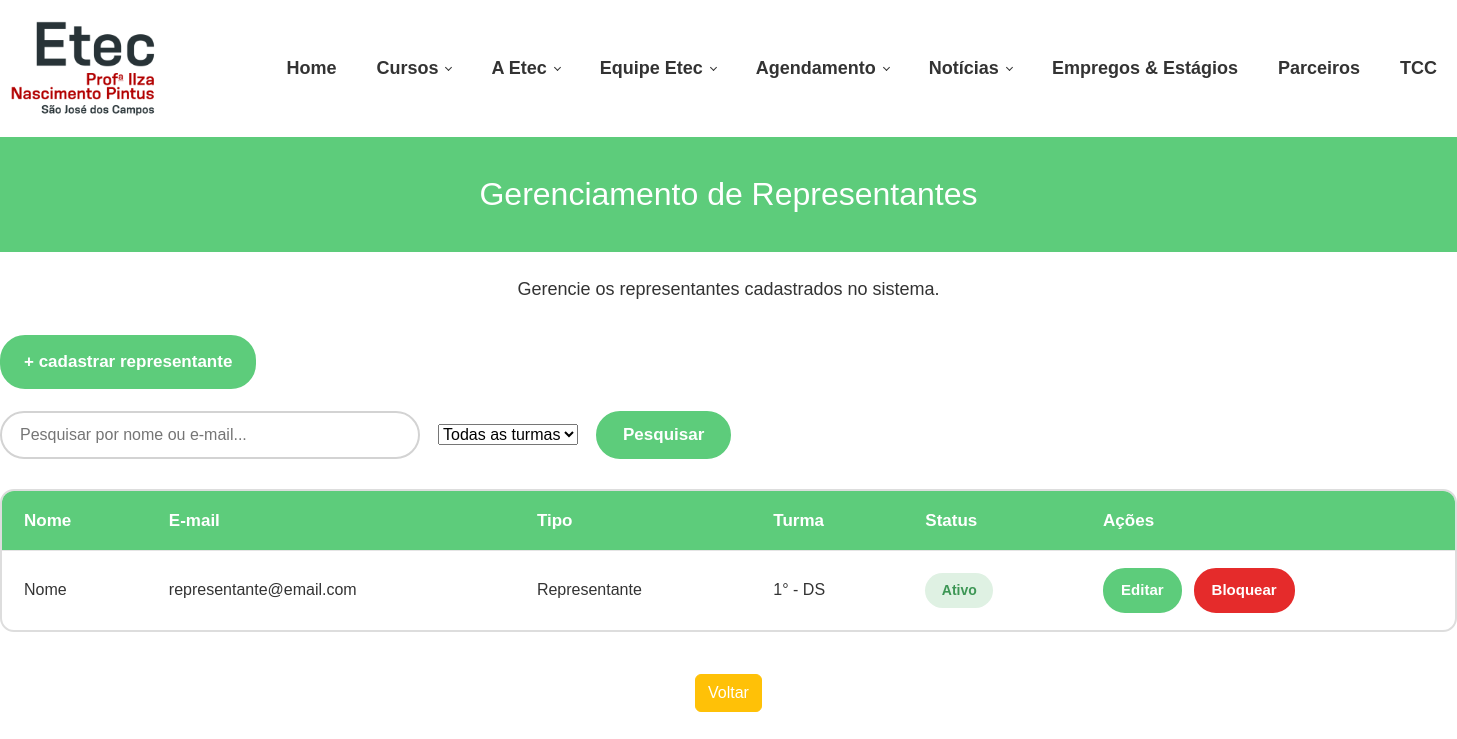
Page /TCC/php/gerenciar_representantes.php on the committed database.
### tables this page shows
create table representante (
id_representante int primary key auto_increment,
nome varchar (100) not null,
email varchar (80) not null,
senha varchar (20)  not null,
id_turma int not null,
foreign key (id_turma) references turma (id_turma)
);

create table turma (
id_turma int primary key auto_increment,
serie ENUM('1°', '2°', '3°'),
curso ENUM('DS', 'ADM', 'AUT', 'RH'),
id_coordenador int not null,
foreign key (id_coordenador) references coordenador (id_coordenador)
);

### TCC/php/gerenciar_representantes.php (the view, shortened to what this page needs)
<?php
$host = "localhost";
$usuario = "root";
$senha = "";
$banco = "MODELO_TCC";
$conn = new mysqli($host, $usuario, $senha, $banco);
$conn->set_charset("utf8");
$pesquisa = "";
$busca = "%" . $pesquisa . "%";
$turmaFiltro = "";
$sql = "
    SELECT
        r.id_representante,
        r.nome,
        r.email,
        r.status,
        r.id_turma,
        t.serie,
        t.curso
    FROM representante r
    LEFT JOIN turma t
        ON r.id_turma = t.id_turma
    WHERE (r.nome LIKE ? OR r.email LIKE ?)
";
$sql .= " ORDER BY t.curso, t.serie, r.nome";
$stmt = $conn->prepare($sql);
if ($turmaFiltro !== "") {
    $idTurmaFiltro = intval($turmaFiltro);
    $stmt->bind_param("ssi", $busca, $busca, $idTurmaFiltro);
} else {
    $stmt->bind_param("ss", $busca, $busca);
}
$stmt->execute();
$resultRepresentante = $stmt->get_result();
?>
<!DOCTYPE html>
<html lang="pt-br">
<head>
    <link rel="stylesheet" href="https://cdn.jsdelivr.net/npm/bootstrap-icons@1.11.3/font/bootstrap-icons.css">
<link href="https://cdn.jsdelivr.net/npm/bootstrap@5.3.8/dist/css/bootstrap.min.css" rel="stylesheet">
    <link rel="stylesheet"
          href="../css/gerenciar_usuarios.css">
</head>
<body>
<header class="menu">
    <div class="logo">
        <img src="../logo.png">
    </div>
    <nav>
        <a href="">Home</a>
        <a href="#" class="has-submenu">
            Cursos
        </a>
        <a href="#" class="has-submenu">
            A Etec
        </a>
        <a href="#" class="has-submenu">
            Equipe Etec
        </a>
        <li>
            <a
                href="../selecionar_lab.html"
                class="has-submenu">
                Agendamento
            </a>
        </li>
        <a href="#" class="has-submenu">
            Notícias
        </a>
        <a href="">
            Empregos & Estágios
        </a>
        <a href="">
            Parceiros
        </a>
        <a href="">
            TCC
        </a>
    </nav>
</header>
<section class="titulo">
    <h1>Gerenciamento de Representantes</h1>
</section>
<br>
    <p class="subtitulo" align="center">
        Gerencie os representantes cadastrados no sistema.
    </p>
    <div class="novo-usuario">
        <a href="cadastrar_representante.php">
            + cadastrar representante
        </a>
    </div>
    <form
        method="GET"
        class="pesquisa"
    >
        <input
            type="text"
            name="pesquisa"
            placeholder="Pesquisar por nome ou e-mail..."
            value="<?php echo htmlspecialchars($pesquisa); ?>"
        >
        <select name="turma">
            <option value="">
                Todas as turmas
            </option>
        </select>
        <button type="submit">
            Pesquisar
        </button>
    </form>
    <div class="tabela-container">
        <table>
            <thead>
                <tr>
                    <th>
                        Nome
                    </th>
                    <th>
                        E-mail
                    </th>
                    <th>
                        Tipo
                    </th>
                    <th>
                        Turma
                    </th>
                    <th>
                        Status
                    </th>
                    <th>
                        Ações
                    </th>
                </tr>
            </thead>
            <tbody>
                <?php if ($resultRepresentante->num_rows > 0): ?>
                    <?php while ($usuario = $resultRepresentante->fetch_assoc()): ?>
                        <tr>
                            <td>
                                <?php
                                echo htmlspecialchars(
                                    $usuario["nome"]
                                );
                                ?>
                            </td>
                            <td>
                                <?php
                                echo htmlspecialchars(
                                    $usuario["email"]
                                );
                                ?>
                            </td>
                            <td>
                                Representante
                            </td>
                            <td>
                                <?php
                                if (
                                    $usuario["serie"] !== null &&
                                    $usuario["curso"] !== null
                                ) {
                                    echo htmlspecialchars(
                                        $usuario["serie"] .
                                        " - " .
                                        $usuario["curso"]
                                    );
                                } else {
                                    echo "Sem turma";
                                }
                                ?>
                            </td>
                            <td>
                                <?php
                                if ($usuario["status"] == "Ativo"):
                                ?>
                                    <span class="status ativo">
                                        Ativo
                                    </span>
                                <?php else: ?>
                                    <span class="status bloqueado">
                                        Bloqueado
                                    </span>
                                <?php endif; ?>
                            </td>
                            <td class="acoes">
                                <a
                                    href="editar_representante.php?tipo=representante&id=<?php echo $usuario["id_representante"]; ?>"
                                    class="editar">
                                    Editar
                                </a>
                                <?php
                                if ($usuario["status"] == "Ativo"):
                                ?>
                                    <a
                                        href="acoes_representante.php?acao=bloquear&id=<?php echo $usuario["id_representante"]; ?>"
                                        class="bloquear"
                                    >
                                        Bloquear
                                    </a>
                                <?php endif; ?>
                            </td>
                        </tr>
                    <?php endwhile; ?>
                <?php endif; ?>
            </tbody>
        </table>
    </div>
<section>
        <div class="container">
          <div class="row">
            <div class="col-sm-2 offset-sm-5 text-center">
              <button class="btn btn-warning text-white btn-block" onclick="voltar()">Voltar</button>
            </div>
          </div>
        </div>
      </section>
  </body>
  </html>

### TCC/css/gerenciar_usuarios.css (style rules this page uses)
* { margin:0; padding:0; box-sizing:border-box; font-family:Arial, Helvetica, sans-serif; }
body { background:white; overflow-x:hidden; }
header { width:100%; height:137px; background:#fff; display:flex; align-items:center; border-bottom:none !important; box-shadow:none !important; padding:0; }
.logo { width:360px; height:137px; display:flex; justify-content:flex-end; align-items:center; padding-right:65px; }
.logo img { width:auto; height:95px; object-fit:contain; }
nav { height:100%; display:flex; align-items:center; gap:0; margin-left:45px; }
nav a { height:42px; display:flex; align-items:center; padding:0 20px; text-decoration:none; color:#333; font-size:18px; font-weight:bold; white-space:nowrap; }
nav a.has-submenu::after { content:""; width:5px; height:5px; border-right:1px solid #333; border-bottom:1px solid #333; transform:rotate(45deg); margin-left:8px; margin-top:-3px; }
nav ul, nav li { list-style:none; margin:0; padding:0; }
nav li { position:relative; }
.titulo { width:100%; height:115px; background:#5dcc7b; color:white; display:flex; align-items:center; justify-content:center; text-align:center; padding:0; }
.titulo h1 { margin:0; padding:0; font-weight:normal; font-size:32px; }
.container { width:calc(100% - 106px); max-width:1500px; margin:42px auto 50px; }
.subtitulo { margin:0 0 32px; color:#333; font-size:18px; }
.novo-usuario { margin-bottom:22px; }
.novo-usuario a { display:inline-flex; align-items:center; justify-content:center; padding:12px 22px; background:#5dcc7b; color:#fff; text-decoration:none; border:2px solid #5dcc7b; border-radius:25px; font-size:17px; font-weight:bold; transition:.2s; }
.pesquisa { display:flex; align-items:center; gap:18px; margin-bottom:30px; }
.pesquisa input { width:420px; height:48px; padding:0 18px; border:2px solid #d3d3d3; border-radius:25px; outline:none; background:#fff; color:#333; font-size:16px; }
.pesquisa button { height:48px; padding:0 25px; border:2px solid #5dcc7b; border-radius:25px; background:#5dcc7b; color:#fff; font-size:17px; font-weight:bold; cursor:pointer; transition:.2s; }
.tabela-container { width:100%; overflow-x:auto; border:2px solid #ddd; border-radius:14px; background:#fff; }
table { width:100%; border-collapse:separate; border-spacing:0; min-width:900px; }
thead th { padding:17px 22px; background:#5dcc7b; color:#fff; text-align:left; font-size:17px; font-weight:bold; }
tbody td { padding:17px 22px; border-top:1px solid #e5e5e5; color:#333; font-size:16px; vertical-align:middle; }
.status { display:inline-flex; align-items:center; justify-content:center; min-width:68px; padding:7px 14px; border-radius:20px; font-size:14px; font-weight:bold; }
.status.ativo { background:#dff1e3; color:#3d9655; }
.acoes { display:flex; align-items:center; gap:12px; white-space:nowrap; }
.acoes a { display:inline-flex; align-items:center; justify-content:center; padding:9px 16px; border-radius:22px; text-decoration:none; color:#fff !important; font-size:15px; font-weight:bold; }
.acoes a.editar { background:#5dcc7b !important; border:2px solid #5dcc7b; }
.acoes a.bloquear { background:#e52b2b !important; border:2px solid #e52b2b; }
header.menu { border: 0 !important; outline: 0 !important; box-shadow: none !important; }
header.menu::before, header.menu::after { display: none !important; border: 0 !important; box-shadow: none !important; }

### rows in the picture
representante: nome "Nome", email "representante@email.com", id_turma.curso "1° - DS", status "Ativo"
